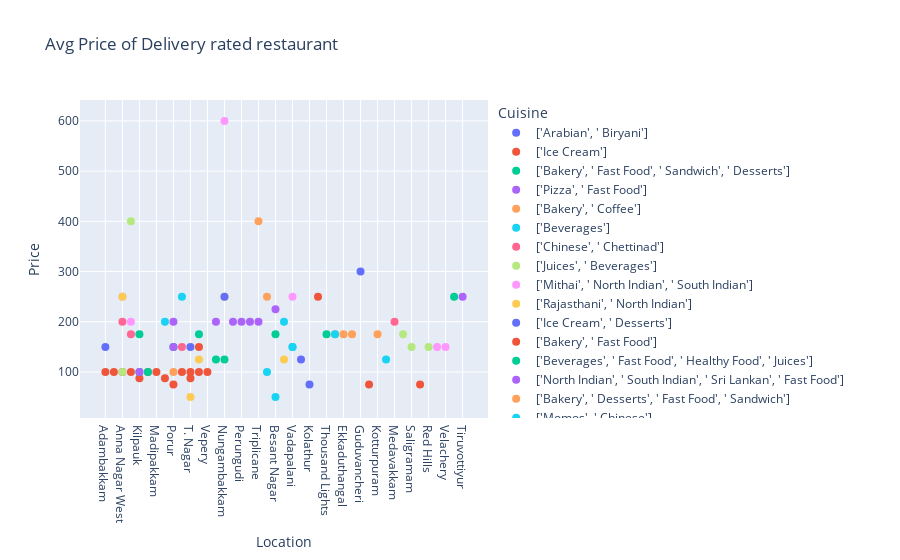

The notebook cell this image was saved under:
### Code cell
fig=px.scatter(Avg_price,x='Location',y='Price',color='Cuisine', title='Avg Price of Delivery rated restaurant').update_traces(marker_size=8)
fig.show()

### Figure 1 — Plotly figure (JSON) as saved in the notebook; plotly's stock layout.template omitted (floating-point values rounded to 4 significant figures)
{"data": [{"hovertemplate": "Cuisine=['Arabian', ' Biryani']<br>Location=%{x}<br>Price=%{y}<extra></extra>", "legendgroup": "['Arabian', ' Biryani']", "marker": {"color": "#636efa", "size": 8, "symbol": "circle"}, "mode": "markers", "name": "['Arabian', ' Biryani']", "orientation": "v", "showlegend": true, "type": "scatter", "x": ["Adambakkam"], "xaxis": "x", "y": [150], "yaxis": "y"}, {"hovertemplate": "Cuisine=['Ice Cream']<br>Location=%{x}<br>Price=%{y}<extra></extra>", "legendgroup": "['Ice Cream']", "marker": {"color": "#EF553B", "size": 8, "symbol": "circle"}, "mode": "markers", "name": "['Ice Cream']", "orientation": "v", "showlegend": true, "type": "scatter", "x": ["Adambakkam", "Anna Nagar East", "Anna Nagar West", "Egmore", "Kilpauk", "Kottivakkam", "Madipakkam", "Mylapore", "Porur", "RA Puram", "T. Nagar", "Thiruvanmiyur", "Vepery"], "xaxis": "x", "y": [100, 100, 100, 100, 87.5, 100, 100, 87.5, 75, 100, 87.5, 100, 100], "yaxis": "y"}, {"hovertemplate": "Cuisine=['Bakery', ' Fast Food', ' Sandwich', ' Desserts']<br>Location=%{x}<br>Price=%{y}<extra></extra>", "legendgroup": "['Bakery', ' Fast Food', ' Sandwich', ' Desserts']", "marker": {"color": "#00cc96", "size": 8, "symbol": "circle"}, "mode": "markers", "name": "['Bakery', ' Fast Food', ' Sandwich', ' Desserts']", "orientation": "v", "showlegend": true, "type": "scatter", "x": ["Adyar", "Nungambakkam"], "xaxis": "x", "y": [125, 125], "yaxis": "y"}, {"hovertemplate": "Cuisine=['Pizza', ' Fast Food']<br>Location=%{x}<br>Price=%{y}<extra></extra>", "legendgroup": "['Pizza', ' Fast Food']", "marker": {"color": "#ab63fa", "size": 8, "symbol": "circle"}, "mode": "markers", "name": "['Pizza', ' Fast Food']", "orientation": "v", "showlegend": true, "type": "scatter", "x": ["Adyar", "Chromepet", "Perungudi", "Poonamalle", "Porur", "Triplicane"], "xaxis": "x", "y": [200, 200, 200, 200, 200, 200], "yaxis": "y"}, {"hovertemplate": "Cuisine=['Bakery', ' Coffee']<br>Location=%{x}<br>Price=%{y}<extra></extra>", "legendgroup": "['Bakery', ' Coffee']", "marker": {"color": "#FFA15A", "size": 8, "symbol": "circle"}, "mode": "markers", "name": "['Bakery', ' Coffee']", "orientation": "v", "showlegend": true, "type": "scatter", "x": ["Alwarpet"], "xaxis": "x", "y": [250], "yaxis": "y"}, {"hovertemplate": "Cuisine=['Beverages']<br>Location=%{x}<br>Price=%{y}<extra></extra>", "legendgroup": "['Beverages']", "marker": {"color": "#19d3f3", "size": 8, "symbol": "circle"}, "mode": "markers", "name": "['Beverages']", "orientation": "v", "showlegend": true, "type": "scatter", "x": ["Alwarpet", "Besant Nagar", "Gopalapuram", "Mylapore", "Vadapalani"], "xaxis": "x", "y": [100, 50, 200, 200, 150], "yaxis": "y"}, {"hovertemplate": "Cuisine=['Chinese', ' Chettinad']<br>Location=%{x}<br>Price=%{y}<extra></extra>", "legendgroup": "['Chinese', ' Chettinad']", "marker": {"color": "#FF6692", "size": 8, "symbol": "circle"}, "mode": "markers", "name": "['Chinese', ' Chettinad']", "orientation": "v", "showlegend": true, "type": "scatter", "x": ["Anna Nagar West"], "xaxis": "x", "y": [200], "yaxis": "y"}, {"hovertemplate": "Cuisine=['Juices', ' Beverages']<br>Location=%{x}<br>Price=%{y}<extra></extra>", "legendgroup": "['Juices', ' Beverages']", "marker": {"color": "#B6E880", "size": 8, "symbol": "circle"}, "mode": "markers", "name": "['Juices', ' Beverages']", "orientation": "v", "showlegend": true, "type": "scatter", "x": ["Anna Nagar West"], "xaxis": "x", "y": [100], "yaxis": "y"}, {"hovertemplate": "Cuisine=['Mithai', ' North Indian', ' South Indian']<br>Location=%{x}<br>Price=%{y}<extra></extra>", "legendgroup": "['Mithai', ' North Indian', ' South Indian']", "marker": {"color": "#FF97FF", "size": 8, "symbol": "circle"}, "mode": "markers", "name": "['Mithai', ' North Indian', ' South Indian']", "orientation": "v", "showlegend": true, "type": "scatter", "x": ["Anna Nagar West", "Vadapalani"], "xaxis": "x", "y": [250, 250], "yaxis": "y"}, {"hovertemplate": "Cuisine=['Rajasthani', ' North Indian']<br>Location=%{x}<br>Price=%{y}<extra></extra>", "legendgroup": "['Rajasthani', ' North Indian']", "marker": {"color": "#FECB52", "size": 8, "symbol": "circle"}, "mode": "markers", "name": "['Rajasthani', ' North Indian']", "orientation": "v", "showlegend": true, "type": "scatter", "x": ["Anna Nagar West"], "xaxis": "x", "y": [250], "yaxis": "y"}, {"hovertemplate": "Cuisine=['Ice Cream', ' Desserts']<br>Location=%{x}<br>Price=%{y}<extra></extra>", "legendgroup": "['Ice Cream', ' Desserts']", "marker": {"color": "#636efa", "size": 8, "symbol": "circle"}, "mode": "markers", "name": "['Ice Cream', ' Desserts']", "orientation": "v", "showlegend": true, "type": "scatter", "x": ["Anna Salai", "Kolathur"], "xaxis": "x", "y": [125, 75], "yaxis": "y"}, {"hovertemplate": "Cuisine=['Bakery', ' Fast Food']<br>Location=%{x}<br>Price=%{y}<extra></extra>", "legendgroup": "['Bakery', ' Fast Food']", "marker": {"color": "#EF553B", "size": 8, "symbol": "circle"}, "mode": "markers", "name": "['Bakery', ' Fast Food']", "orientation": "v", "showlegend": true, "type": "scatter", "x": ["Arumbakkam"], "xaxis": "x", "y": [250], "yaxis": "y"}, {"hovertemplate": "Cuisine=['Beverages', ' Fast Food', ' Healthy Food', ' Juices']<br>Location=%{x}<br>Price=%{y}<extra></extra>", "legendgroup": "['Beverages', ' Fast Food', ' Healthy Food', ' Juices']", "marker": {"color": "#00cc96", "size": 8, "symbol": "circle"}, "mode": "markers", "name": "['Beverages', ' Fast Food', ' Healthy Food', ' Juices']", "orientation": "v", "showlegend": true, "type": "scatter", "x": ["Besant Nagar", "Kilpauk", "Thousand Lights"], "xaxis": "x", "y": [175, 175, 175], "yaxis": "y"}, {"hovertemplate": "Cuisine=['North Indian', ' South Indian', ' Sri Lankan', ' Fast Food']<br>Location=%{x}<br>Price=%{y}<extra></extra>", "legendgroup": "['North Indian', ' South Indian', ' Sri Lankan', ' Fast Food']", "marker": {"color": "#ab63fa", "size": 8, "symbol": "circle"}, "mode": "markers", "name": "['North Indian', ' South Indian', ' Sri Lankan', ' Fast Food']", "orientation": "v", "showlegend": true, "type": "scatter", "x": ["Besant Nagar"], "xaxis": "x", "y": [225], "yaxis": "y"}, {"hovertemplate": "Cuisine=['Bakery', ' Desserts', ' Fast Food', ' Sandwich']<br>Location=%{x}<br>Price=%{y}<extra></extra>", "legendgroup": "['Bakery', ' Desserts', ' Fast Food', ' Sandwich']", "marker": {"color": "#FFA15A", "size": 8, "symbol": "circle"}, "mode": "markers", "name": "['Bakery', ' Desserts', ' Fast Food', ' Sandwich']", "orientation": "v", "showlegend": true, "type": "scatter", "x": ["Choolaimedu", "Ekkaduthangal", "Perambur"], "xaxis": "x", "y": [175, 175, 175], "yaxis": "y"}, {"hovertemplate": "Cuisine=['Momos', ' Chinese']<br>Location=%{x}<br>Price=%{y}<extra></extra>", "legendgroup": "['Momos', ' Chinese']", "marker": {"color": "#19d3f3", "size": 8, "symbol": "circle"}, "mode": "markers", "name": "['Momos', ' Chinese']", "orientation": "v", "showlegend": true, "type": "scatter", "x": ["Choolaimedu"], "xaxis": "x", "y": [175], "yaxis": "y"}, {"hovertemplate": "Cuisine=['Bakery', ' Desserts', ' Beverages']<br>Location=%{x}<br>Price=%{y}<extra></extra>", "legendgroup": "['Bakery', ' Desserts', ' Beverages']", "marker": {"color": "#FF6692", "size": 8, "symbol": "circle"}, "mode": "markers", "name": "['Bakery', ' Desserts', ' Beverages']", "orientation": "v", "showlegend": true, "type": "scatter", "x": ["Egmore"], "xaxis": "x", "y": [175], "yaxis": "y"}, {"hovertemplate": "Cuisine=['Bakery', ' Desserts', ' Italian', ' Continental', ' Beverages']<br>Location=%{x}<br>Price=%{y}<extra></extra>", "legendgroup": "['Bakery', ' Desserts', ' Italian', ' Continental', ' Beverages']", "marker": {"color": "#B6E880", "size": 8, "symbol": "circle"}, "mode": "markers", "name": "['Bakery', ' Desserts', ' Italian', ' Continental', ' Beverages']", "orientation": "v", "showlegend": true, "type": "scatter", "x": ["Egmore"], "xaxis": "x", "y": [400], "yaxis": "y"}, {"hovertemplate": "Cuisine=['Biryani', ' Fast Food']<br>Location=%{x}<br>Price=%{y}<extra></extra>", "legendgroup": "['Biryani', ' Fast Food']", "marker": {"color": "#FF97FF", "size": 8, "symbol": "circle"}, "mode": "markers", "name": "['Biryani', ' Fast Food']", "orientation": "v", "showlegend": true, "type": "scatter", "x": ["Egmore"], "xaxis": "x", "y": [200], "yaxis": "y"}, {"hovertemplate": "Cuisine=['Mithai', ' Street Food']<br>Location=%{x}<br>Price=%{y}<extra></extra>", "legendgroup": "['Mithai', ' Street Food']", "marker": {"color": "#FECB52", "size": 8, "symbol": "circle"}, "mode": "markers", "name": "['Mithai', ' Street Food']", "orientation": "v", "showlegend": true, "type": "scatter", "x": ["Gopalapuram", "Thiruvanmiyur"], "xaxis": "x", "y": [125, 125], "yaxis": "y"}, {"hovertemplate": "Cuisine=['South Indian']<br>Location=%{x}<br>Price=%{y}<extra></extra>", "legendgroup": "['South Indian']", "marker": {"color": "#636efa", "size": 8, "symbol": "circle"}, "mode": "markers", "name": "['South Indian']", "orientation": "v", "showlegend": true, "type": "scatter", "x": ["Guduvancheri"], "xaxis": "x", "y": [300], "yaxis": "y"}, {"hovertemplate": "Cuisine=['Sandwich', ' South Indian']<br>Location=%{x}<br>Price=%{y}<extra></extra>", "legendgroup": "['Sandwich', ' South Indian']", "marker": {"color": "#EF553B", "size": 8, "symbol": "circle"}, "mode": "markers", "name": "['Sandwich', ' South Indian']", "orientation": "v", "showlegend": true, "type": "scatter", "x": ["Karapakkam"], "xaxis": "x", "y": [75], "yaxis": "y"}, {"hovertemplate": "Cuisine=['Beverages', ' Ice Cream', ' Juices', ' Sandwich']<br>Location=%{x}<br>Price=%{y}<extra></extra>", "legendgroup": "['Beverages', ' Ice Cream', ' Juices', ' Sandwich']", "marker": {"color": "#00cc96", "size": 8, "symbol": "circle"}, "mode": "markers", "name": "['Beverages', ' Ice Cream', ' Juices', ' Sandwich']", "orientation": "v", "showlegend": true, "type": "scatter", "x": ["Kilpauk", "Kottivakkam"], "xaxis": "x", "y": [100, 100], "yaxis": "y"}, {"hovertemplate": "Cuisine=['Mithai', ' Street Food', ' South Indian']<br>Location=%{x}<br>Price=%{y}<extra></extra>", "legendgroup": "['Mithai', ' Street Food', ' South Indian']", "marker": {"color": "#ab63fa", "size": 8, "symbol": "circle"}, "mode": "markers", "name": "['Mithai', ' Street Food', ' South Indian']", "orientation": "v", "showlegend": true, "type": "scatter", "x": ["Kilpauk"], "xaxis": "x", "y": [100], "yaxis": "y"}, {"hovertemplate": "Cuisine=['Juices', ' Sandwich', ' Fast Food']<br>Location=%{x}<br>Price=%{y}<extra></extra>", "legendgroup": "['Juices', ' Sandwich', ' Fast Food']", "marker": {"color": "#FFA15A", "size": 8, "symbol": "circle"}, "mode": "markers", "name": "['Juices', ' Sandwich', ' Fast Food']", "orientation": "v", "showlegend": true, "type": "scatter", "x": ["Kotturpuram"], "xaxis": "x", "y": [175], "yaxis": "y"}, {"hovertemplate": "Cuisine=['Lebanese']<br>Location=%{x}<br>Price=%{y}<extra></extra>", "legendgroup": "['Lebanese']", "marker": {"color": "#19d3f3", "size": 8, "symbol": "circle"}, "mode": "markers", "name": "['Lebanese']", "orientation": "v", "showlegend": true, "type": "scatter", "x": ["Madhavaram"], "xaxis": "x", "y": [125], "yaxis": "y"}, {"hovertemplate": "Cuisine=['BBQ']<br>Location=%{x}<br>Price=%{y}<extra></extra>", "legendgroup": "['BBQ']", "marker": {"color": "#FF6692", "size": 8, "symbol": "circle"}, "mode": "markers", "name": "['BBQ']", "orientation": "v", "showlegend": true, "type": "scatter", "x": ["Medavakkam"], "xaxis": "x", "y": [200], "yaxis": "y"}, {"hovertemplate": "Cuisine=['Bakery']<br>Location=%{x}<br>Price=%{y}<extra></extra>", "legendgroup": "['Bakery']", "marker": {"color": "#B6E880", "size": 8, "symbol": "circle"}, "mode": "markers", "name": "['Bakery']", "orientation": "v", "showlegend": true, "type": "scatter", "x": ["Mogappair", "Saligramam"], "xaxis": "x", "y": [175, 150], "yaxis": "y"}, {"hovertemplate": "Cuisine=['Chinese', ' Seafood']<br>Location=%{x}<br>Price=%{y}<extra></extra>", "legendgroup": "['Chinese', ' Seafood']", "marker": {"color": "#FF97FF", "size": 8, "symbol": "circle"}, "mode": "markers", "name": "['Chinese', ' Seafood']", "orientation": "v", "showlegend": true, "type": "scatter", "x": ["Nungambakkam"], "xaxis": "x", "y": [600], "yaxis": "y"}, {"hovertemplate": "Cuisine=['Desserts', ' Ice Cream']<br>Location=%{x}<br>Price=%{y}<extra></extra>", "legendgroup": "['Desserts', ' Ice Cream']", "marker": {"color": "#FECB52", "size": 8, "symbol": "circle"}, "mode": "markers", "name": "['Desserts', ' Ice Cream']", "orientation": "v", "showlegend": true, "type": "scatter", "x": ["Nungambakkam"], "xaxis": "x", "y": [250], "yaxis": "y"}, {"hovertemplate": "Cuisine=['Fast Food', ' Andhra']<br>Location=%{x}<br>Price=%{y}<extra></extra>", "legendgroup": "['Fast Food', ' Andhra']", "marker": {"color": "#636efa", "size": 8, "symbol": "circle"}, "mode": "markers", "name": "['Fast Food', ' Andhra']", "orientation": "v", "showlegend": true, "type": "scatter", "x": ["Nungambakkam"], "xaxis": "x", "y": [250], "yaxis": "y"}, {"hovertemplate": "Cuisine=['Desserts']<br>Location=%{x}<br>Price=%{y}<extra></extra>", "legendgroup": "['Desserts']", "marker": {"color": "#EF553B", "size": 8, "symbol": "circle"}, "mode": "markers", "name": "['Desserts']", "orientation": "v", "showlegend": true, "type": "scatter", "x": ["Pallavaram", "Thiruvanmiyur"], "xaxis": "x", "y": [75, 150], "yaxis": "y"}, {"hovertemplate": "Cuisine=['Bakery', ' Desserts']<br>Location=%{x}<br>Price=%{y}<extra></extra>", "legendgroup": "['Bakery', ' Desserts']", "marker": {"color": "#00cc96", "size": 8, "symbol": "circle"}, "mode": "markers", "name": "['Bakery', ' Desserts']", "orientation": "v", "showlegend": true, "type": "scatter", "x": ["Porur"], "xaxis": "x", "y": [150], "yaxis": "y"}, {"hovertemplate": "Cuisine=['Fast Food', ' Ice Cream']<br>Location=%{x}<br>Price=%{y}<extra></extra>", "legendgroup": "['Fast Food', ' Ice Cream']", "marker": {"color": "#ab63fa", "size": 8, "symbol": "circle"}, "mode": "markers", "name": "['Fast Food', ' Ice Cream']", "orientation": "v", "showlegend": true, "type": "scatter", "x": ["Porur"], "xaxis": "x", "y": [150], "yaxis": "y"}, {"hovertemplate": "Cuisine=['Tea', ' Fast Food', ' Beverages']<br>Location=%{x}<br>Price=%{y}<extra></extra>", "legendgroup": "['Tea', ' Fast Food', ' Beverages']", "marker": {"color": "#FFA15A", "size": 8, "symbol": "circle"}, "mode": "markers", "name": "['Tea', ' Fast Food', ' Beverages']", "orientation": "v", "showlegend": true, "type": "scatter", "x": ["Porur"], "xaxis": "x", "y": [100], "yaxis": "y"}, {"hovertemplate": "Cuisine=['North Indian', ' Chinese', ' South Indian', ' Fast Food']<br>Location=%{x}<br>Price=%{y}<extra></extra>", "legendgroup": "['North Indian', ' Chinese', ' South Indian', ' Fast Food']", "marker": {"color": "#19d3f3", "size": 8, "symbol": "circle"}, "mode": "markers", "name": "['North Indian', ' Chinese', ' South Indian', ' Fast Food']", "orientation": "v", "showlegend": true, "type": "scatter", "x": ["RA Puram"], "xaxis": "x", "y": [250], "yaxis": "y"}, {"hovertemplate": "Cuisine=['North Indian', ' Chinese']<br>Location=%{x}<br>Price=%{y}<extra></extra>", "legendgroup": "['North Indian', ' Chinese']", "marker": {"color": "#FF6692", "size": 8, "symbol": "circle"}, "mode": "markers", "name": "['North Indian', ' Chinese']", "orientation": "v", "showlegend": true, "type": "scatter", "x": ["RA Puram"], "xaxis": "x", "y": [150], "yaxis": "y"}, {"hovertemplate": "Cuisine=['Mithai', ' South Indian', ' Chinese', ' Street Food', ' Beverages']<br>Location=%{x}<br>Price=%{y}<extra></extra>", "legendgroup": "['Mithai', ' South Indian', ' Chinese', ' Street Food', ' Beverages']", "marker": {"color": "#B6E880", "size": 8, "symbol": "circle"}, "mode": "markers", "name": "['Mithai', ' South Indian', ' Chinese', ' Street Food', ' Beverages']", "orientation": "v", "showlegend": true, "type": "scatter", "x": ["Red Hills"], "xaxis": "x", "y": [150], "yaxis": "y"}, {"hovertemplate": "Cuisine=['Desserts', ' Beverages']<br>Location=%{x}<br>Price=%{y}<extra></extra>", "legendgroup": "['Desserts', ' Beverages']", "marker": {"color": "#FF97FF", "size": 8, "symbol": "circle"}, "mode": "markers", "name": "['Desserts', ' Beverages']", "orientation": "v", "showlegend": true, "type": "scatter", "x": ["Royapettah", "Velachery"], "xaxis": "x", "y": [150, 150], "yaxis": "y"}, {"hovertemplate": "Cuisine=['Desserts', ' Ice Cream', ' Beverages']<br>Location=%{x}<br>Price=%{y}<extra></extra>", "legendgroup": "['Desserts', ' Ice Cream', ' Beverages']", "marker": {"color": "#FECB52", "size": 8, "symbol": "circle"}, "mode": "markers", "name": "['Desserts', ' Ice Cream', ' Beverages']", "orientation": "v", "showlegend": true, "type": "scatter", "x": ["T. Nagar"], "xaxis": "x", "y": [50], "yaxis": "y"}, {"hovertemplate": "Cuisine=['Mithai', ' Street Food', ' Fast Food', ' Ice Cream']<br>Location=%{x}<br>Price=%{y}<extra></extra>", "legendgroup": "['Mithai', ' Street Food', ' Fast Food', ' Ice Cream']", "marker": {"color": "#636efa", "size": 8, "symbol": "circle"}, "mode": "markers", "name": "['Mithai', ' Street Food', ' Fast Food', ' Ice Cream']", "orientation": "v", "showlegend": true, "type": "scatter", "x": ["T. Nagar"], "xaxis": "x", "y": [150], "yaxis": "y"}, {"hovertemplate": "Cuisine=['Momos']<br>Location=%{x}<br>Price=%{y}<extra></extra>", "legendgroup": "['Momos']", "marker": {"color": "#EF553B", "size": 8, "symbol": "circle"}, "mode": "markers", "name": "['Momos']", "orientation": "v", "showlegend": true, "type": "scatter", "x": ["T. Nagar"], "xaxis": "x", "y": [100], "yaxis": "y"}, {"hovertemplate": "Cuisine=['Desserts', ' Bakery']<br>Location=%{x}<br>Price=%{y}<extra></extra>", "legendgroup": "['Desserts', ' Bakery']", "marker": {"color": "#00cc96", "size": 8, "symbol": "circle"}, "mode": "markers", "name": "['Desserts', ' Bakery']", "orientation": "v", "showlegend": true, "type": "scatter", "x": ["Teynampet", "Thiruvanmiyur"], "xaxis": "x", "y": [250, 175], "yaxis": "y"}, {"hovertemplate": "Cuisine=['Biryani', ' North Indian', ' Chinese', ' Arabian']<br>Location=%{x}<br>Price=%{y}<extra></extra>", "legendgroup": "['Biryani', ' North Indian', ' Chinese', ' Arabian']", "marker": {"color": "#ab63fa", "size": 8, "symbol": "circle"}, "mode": "markers", "name": "['Biryani', ' North Indian', ' Chinese', ' Arabian']", "orientation": "v", "showlegend": true, "type": "scatter", "x": ["Tiruvottiyur"], "xaxis": "x", "y": [250], "yaxis": "y"}, {"hovertemplate": "Cuisine=['North Indian', ' Mughlai', ' Chinese', ' Chettinad']<br>Location=%{x}<br>Price=%{y}<extra></extra>", "legendgroup": "['North Indian', ' Mughlai', ' Chinese', ' Chettinad']", "marker": {"color": "#FFA15A", "size": 8, "symbol": "circle"}, "mode": "markers", "name": "['North Indian', ' Mughlai', ' Chinese', ' Chettinad']", "orientation": "v", "showlegend": true, "type": "scatter", "x": ["Triplicane"], "xaxis": "x", "y": [400], "yaxis": "y"}, {"hovertemplate": "Cuisine=['Desserts', ' Beverages', ' Fast Food']<br>Location=%{x}<br>Price=%{y}<extra></extra>", "legendgroup": "['Desserts', ' Beverages', ' Fast Food']", "marker": {"color": "#19d3f3", "size": 8, "symbol": "circle"}, "mode": "markers", "name": "['Desserts', ' Beverages', ' Fast Food']", "orientation": "v", "showlegend": true, "type": "scatter", "x": ["Vadapalani"], "xaxis": "x", "y": [150], "yaxis": "y"}], "layout": {"autosize": true, "legend": {"title": {"text": "Cuisine"}, "tracegroupgap": 0}, "title": {"text": "Avg Price of Delivery rated restaurant"}, "xaxis": {"anchor": "y", "autorange": true, "domain": [0, 1], "range": [-2.801, 44.8], "title": {"text": "Location"}, "type": "category"}, "yaxis": {"anchor": "x", "autorange": true, "domain": [0, 1], "range": [-14.21, 664.2], "title": {"text": "Price"}, "type": "linear"}}}
